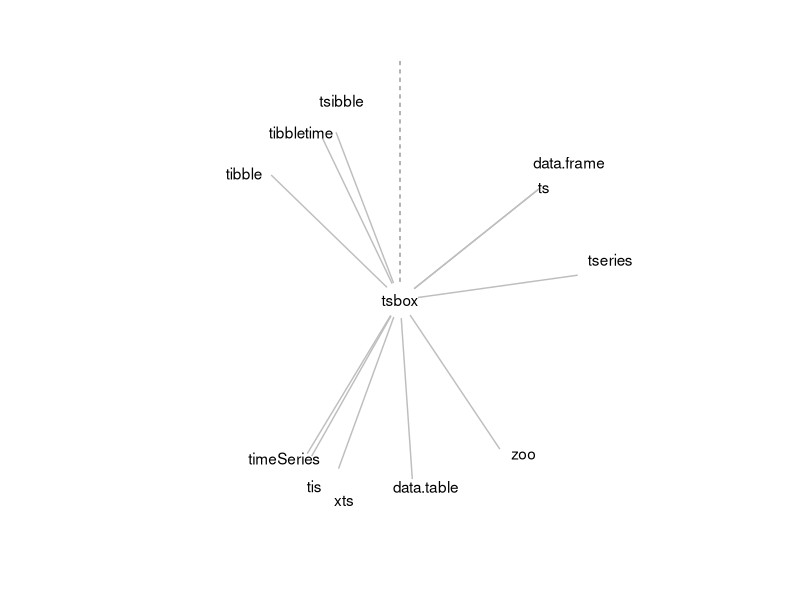

Reproduce this figure in R.
library(tidyverse)

dta <- tribble(
  ~date,       ~class,
  "1997-04-23",  "data.frame",
  "1997-04-23",  "ts",
  "1999-07-09",  "tseries",
  "2004-02-20",  "zoo",
  "2006-04-15",  "data.table",
  "2008-01-05",  "xts",
  "2008-09-10",  "tis",
  "2008-10-23",  "timeSeries",
  "2016-03-23",  "tibble",
  "2017-09-07",  "tibbletime",
  "2018-01-09",  "tsibble"
) %>%
  transmute(Event = class, Event_Dates = as.Date(date))

ggplot(dta, aes(x = Event_Dates)) +
  geom_segment(aes(xend = Event_Dates, y = 1, yend = 9), color = "gray") +
  ggrepel::geom_text_repel(aes(label = Event, y = 10)) +
  geom_text(data = data.frame(x = as.Date("2019-07-12"), y = 0.1), aes(x, y, label = "tsbox")) +
  coord_polar() +
  geom_segment(data = data.frame(x = as.Date("1993-08-12")), aes(x = x, xend = x, y = 1, yend = 12), linetype = 2, size = 0.2) +
  theme_void()
